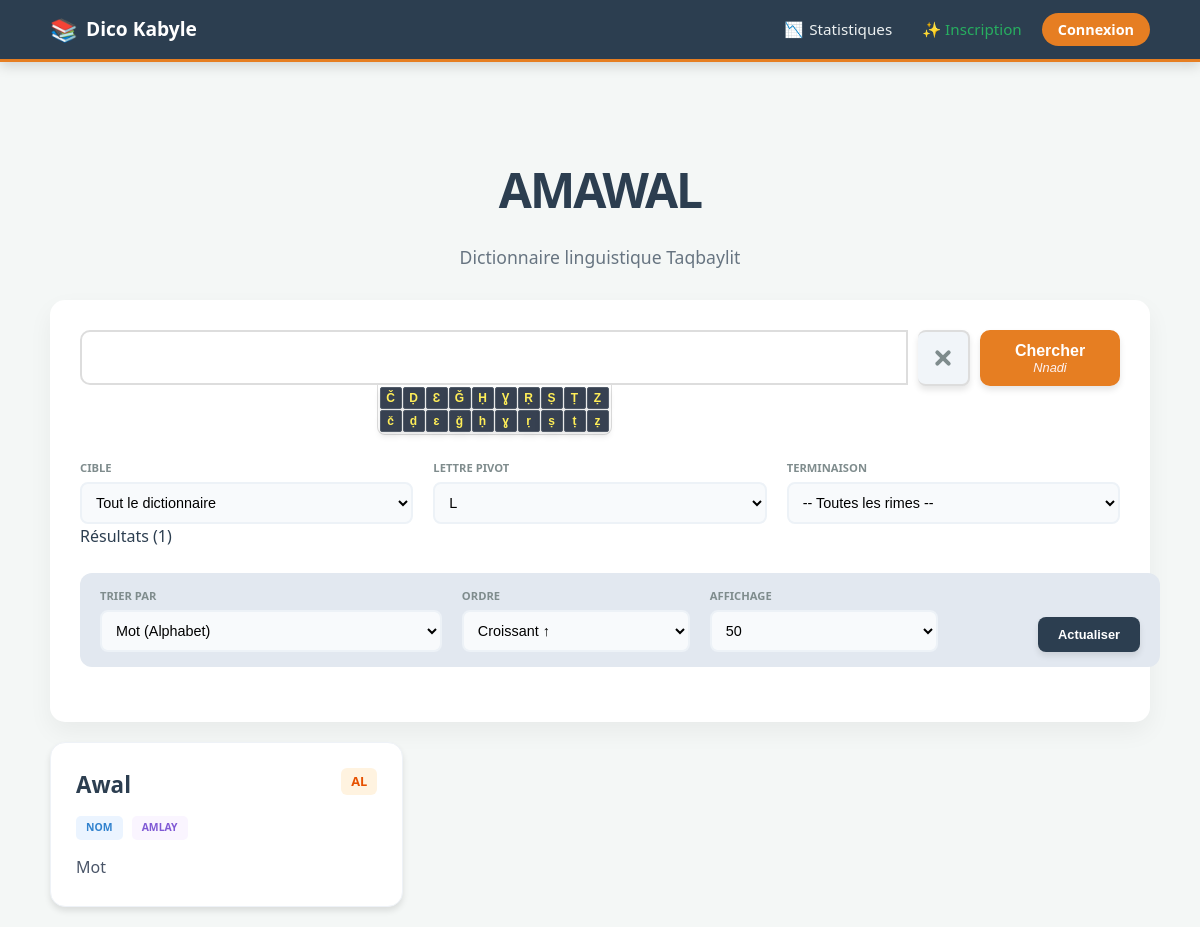
Before: /index.php?lettre=L with the older database file.
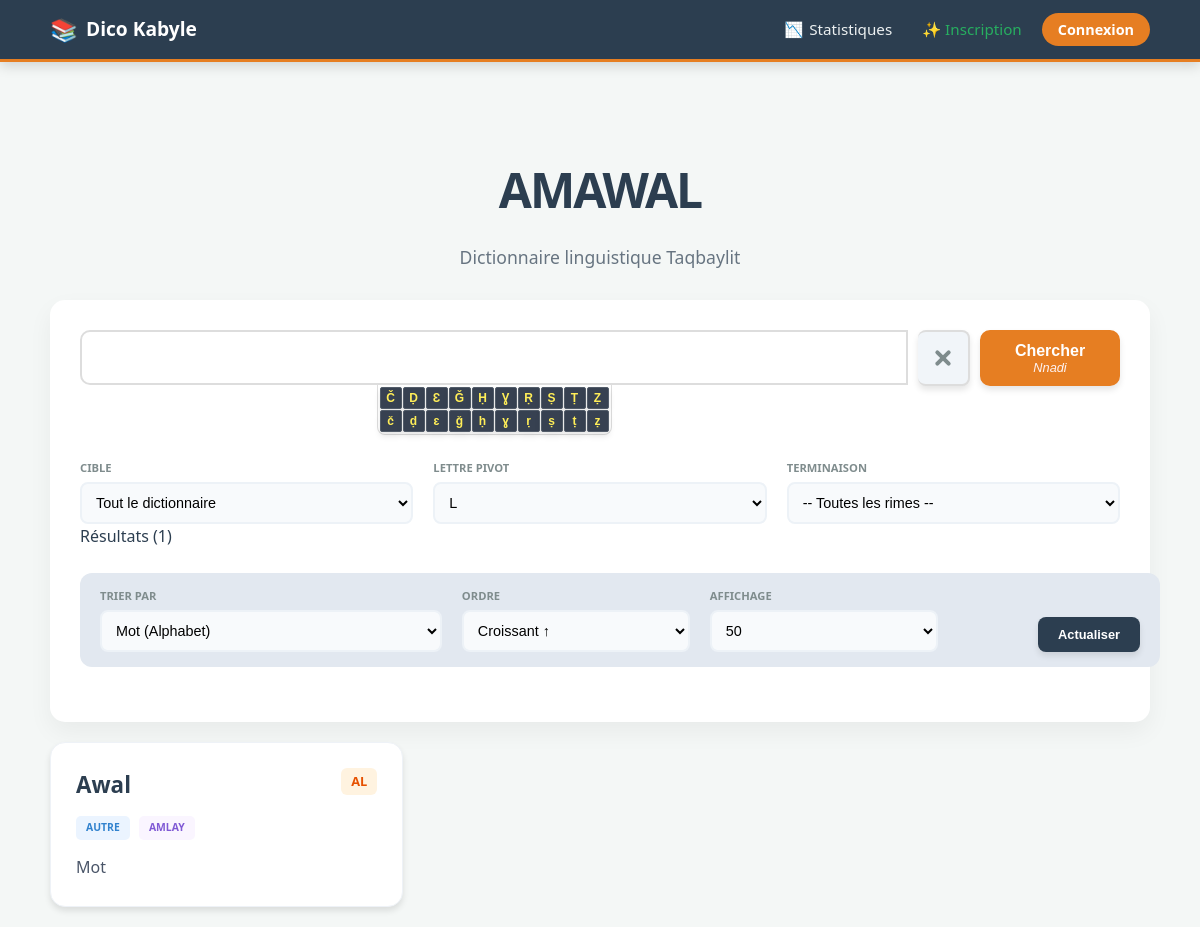
After: the same page with the newer database file.
### tables this page shows
CREATE TABLE rimes (
    id                INTEGER PRIMARY KEY AUTOINCREMENT,
    mot               TEXT NOT NULL,
    signification     TEXT,
    exemple           TEXT,
    lettre            TEXT NOT NULL,          -- Consonne pivot (B, D, Ǧ...)
    rime              TEXT NOT NULL,          -- Terminaison (AB, ED, IBB...)
    classe_grammaticale TEXT,                 -- Nom, Verbe, etc.
    genre             TEXT,                   -- Amlay, Untlay
    nombre            TEXT,                   -- Asuf, Asget
    variante          INTEGER DEFAULT 1,
    auteur_id         INTEGER,
    created_at        TEXT DEFAULT (datetime('now')),
    updated_at        TEXT DEFAULT (datetime('now')),
    version           INTEGER DEFAULT 1,
    FOREIGN KEY (auteur_id) REFERENCES users (id)
);

### public/index.php (called while the page is built, shortened)
<?php
require_once __DIR__ . '/../src/Auth.php';
require_once __DIR__ . '/../src/RhymeEngine.php';
$engine = new RhymeEngine();
$params = [
    'q'      => $_GET['q'] ?? '',
    'type'   => $_GET['type'] ?? 'all',
    'lettre' => $_GET['lettre'] ?? '',
    'rime'   => $_GET['rime'] ?? '',
    'classe' => $_GET['classe'] ?? '',
    'sort'   => $_GET['sort'] ?? 'mot',
    'order'  => $_GET['order'] ?? 'asc',
    'limit'  => $_GET['limit'] ?? '50'
];
$results = [];
if (!empty($params['q']) || !empty($params['lettre'])) {
    $results = $engine->searchAdvanced($params);
}
include __DIR__ . '/../src/views/home.php';

### src/RhymeEngine.php (called while the page is built, shortened)
<?php
class RhymeEngine {
    private $pdo;
    public function __construct() {
        try {
            $dbPath = __DIR__ . '/../data/dico.sqlite';
            $this->pdo = new PDO("sqlite:" . $dbPath);
            $this->pdo->setAttribute(PDO::ATTR_ERRMODE, PDO::ERRMODE_EXCEPTION);
            $this->pdo->setAttribute(PDO::ATTR_DEFAULT_FETCH_MODE, PDO::FETCH_ASSOC);
        } catch (PDOException $e) {
            die("Erreur de connexion : " . $e->getMessage());
        }
    }
    public function searchAdvanced($params) {
        $sql = "SELECT * FROM rimes WHERE 1=1";
        $binds = [];
        if (!empty($params['lettre'])) {
            $sql .= " AND lettre = :lettre";
            $binds['lettre'] = $params['lettre'];
        }
        $allowedSort = [
            'mot'           => 'mot',
            'signification' => 'signification',
            'lettre'        => 'lettre',
            'rime'          => 'rime',
            'updated_at'    => 'updated_at',
            'created_at'    => 'created_at'
        ];
        $sortField = $allowedSort[$params['sort'] ?? ''] ?? 'mot';
        $direction = (isset($params['order']) && strtoupper($params['order']) === 'DESC') ? 'DESC' : 'ASC';
        if ($sortField === 'mot') {
            $sql .= " ORDER BY mot $direction, variante ASC";
        } else {
            $sql .= " ORDER BY $sortField $direction";
        }
        if (!empty($params['limit']) && $params['limit'] !== 'all') {
            $limit = (int)$params['limit'];
            $sql .= " LIMIT $limit";
        }
        try {
            $stmt = $this->pdo->prepare($sql);
            $stmt->execute($binds);
            $results = $stmt->fetchAll();
            return $results;
        } catch (PDOException $e) {
            error_log("Erreur RhymeEngine : " . $e->getMessage());
            return [];
        }
    }
}

### src/views/home.php (the view, shortened to what the changed rows need)
<!DOCTYPE html>
<html lang="ber">
<head>
    <link rel="stylesheet" href="css/style.css">
</head>
<body>
    <div class="container" style="max-width: 1100px;">
        <header class="text-center" style="margin: 40px 0 30px;">
            <h1 style="font-size: 3rem; font-weight: 900; color: var(--amawal-blue); letter-spacing: -2px; margin:0;">AMAWAL</h1>
        </header>
        <main>
            <?php if (!empty($results)): ?>
                <div class="grid">
                    <?php foreach ($results as $row): ?>
                        <div class="card">
                            <div style="display: flex; justify-content: space-between; align-items: start; margin-bottom: 12px;">
                                <h3 class="word-title"><?= htmlspecialchars($row['mot']) ?></h3>
                                <span class="rime-tag"><?= htmlspecialchars($row['rime']) ?></span>
                            </div>
                            <div style="margin-bottom: 15px;">
                                <span class="badge" style="background:#ebf4ff; color:#3182ce; padding:4px 10px; border-radius:5px; text-transform:uppercase; font-weight:800; font-size:0.65rem; margin-right:5px;"><?= htmlspecialchars($row['classe_grammaticale']) ?></span>
                                <?php if($row['genre'] && $row['genre'] !== 'N/A'): ?>
                                    <span class="badge" style="background:#faf5ff; color:#805ad5; padding:4px 10px; border-radius:5px; text-transform:uppercase; font-weight:800; font-size:0.65rem;"><?= htmlspecialchars($row['genre']) ?></span>
                                <?php endif; ?>
                            </div>
                            <div style="color: #4a5568; font-size: 1rem; line-height: 1.6;">
                                <?= nl2br(htmlspecialchars($row['signification'])) ?>
                            </div>
                        </div>
                    <?php endforeach; ?>
                </div>
            <?php endif; ?>
        </main>
    </div>
</body>
</html>

Changed rows visible on the page:
changed rimes "Awal": classe_grammaticale "NOM" → "AUTRE"
